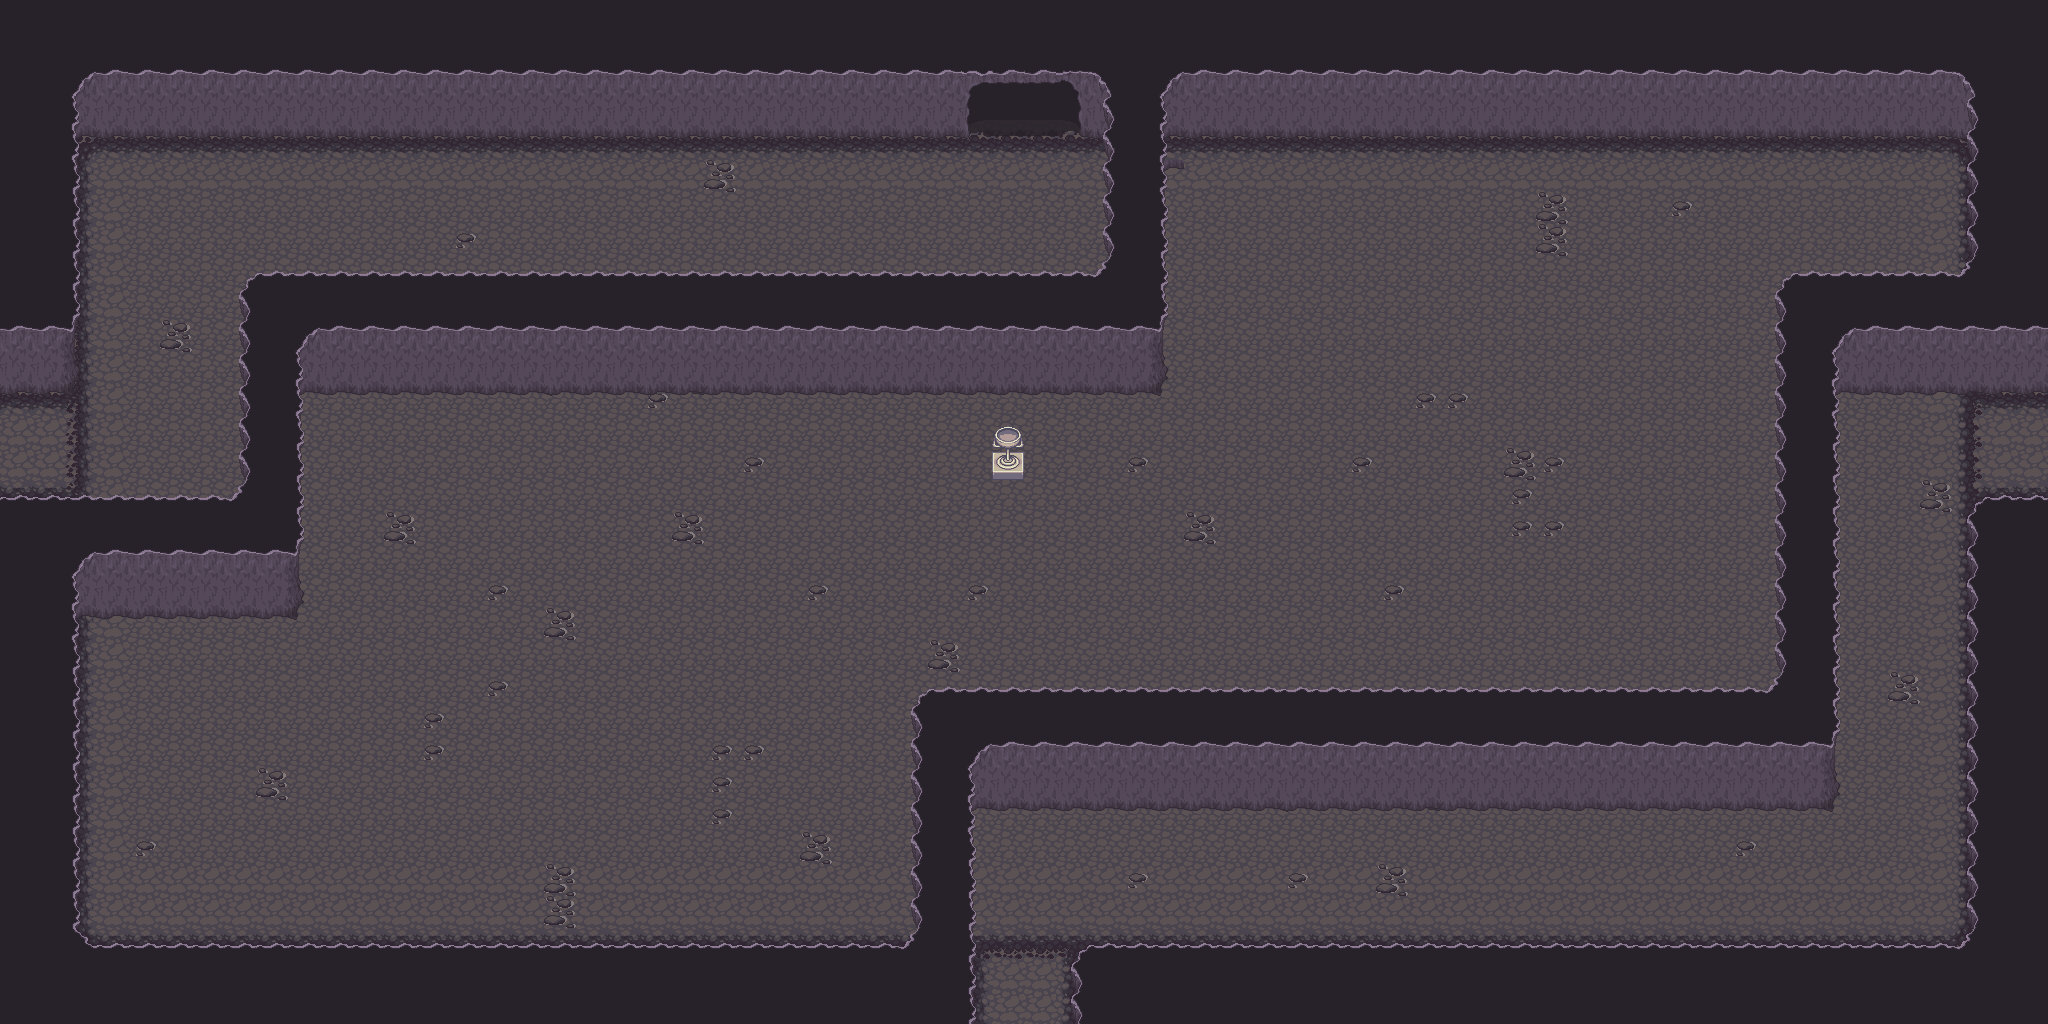

This is a level from a 2D game, rendered from its Tiled map with the project's own tilesets. A one-line summary and the map file follow, with tile-layer data summarised:
An orthogonal 64x32 tile map with 32x32 px tiles, 7 tile layers (Ground, Ground +1, Ground +2, Ground +3, ...), 6 hidden layers not drawn, 8 tilesets.

<map version="1.0" orientation="orthogonal" renderorder="right-down" width="64" height="32" tilewidth="32" tileheight="32" nextobjectid="1">
 <tileset firstgid="1" name="Artis_dock" tilewidth="32" tileheight="32" tilecount="128" columns="16">
  <image source="../Ressources/Artis_dock.png" width="512" height="256" />
 </tileset>
 <tileset firstgid="129" name="base_out_atlas" tilewidth="32" tileheight="32" tilecount="1024" columns="32">
  <image source="../Ressources/base_out_atlas.png" width="1024" height="1024" />
 </tileset>
 <tileset firstgid="1153" name="build_atlas" tilewidth="32" tileheight="32" tilecount="1024" columns="32">
  <image source="../Ressources/build_atlas.png" width="1024" height="1024" />
 </tileset>
 <tileset firstgid="2177" name="caves" tilewidth="32" tileheight="32" tilecount="66" columns="11">
  <image source="../Ressources/caves.png" width="352" height="192" />
 </tileset>
 <tileset firstgid="2243" name="forest_tiles" tilewidth="32" tileheight="32" tilecount="256" columns="16">
  <image source="../Ressources/forest_tiles.png" width="512" height="512" />
 </tileset>
 <tileset firstgid="2499" name="obj_misk_atlas" tilewidth="32" tileheight="32" tilecount="1024" columns="32">
  <image source="../Ressources/obj_misk_atlas.png" width="1024" height="1024" />
 </tileset>
 <tileset firstgid="3523" name="terrain_atlas" tilewidth="32" tileheight="32" tilecount="1024" columns="32">
  <image source="../Ressources/terrain_atlas.png" width="1024" height="1024" />
 </tileset>
 <tileset firstgid="4547" name="tileset_stone_v4_p1" tilewidth="32" tileheight="32" tilecount="70" columns="5">
  <image source="../Ressources/tileset_stone_v4_p1.png" width="166" height="463" />
 </tileset>
 <layer name="Ground" width="64" height="32">
  <data>[2048 cells, 2048 non-empty, 2 distinct tile ids]</data>
 </layer>
 <layer name="Ground +1" width="64" height="32">
  <data>[2048 cells, 178 non-empty, 12 distinct tile ids]</data>
 </layer>
 <layer name="Ground +2" width="64" height="32">
  <data>[2048 cells, 28 non-empty, 14 distinct tile ids]</data>
 </layer>
 <layer name="Ground +3" width="64" height="32">
  <data>[2048 cells, 1065 non-empty, 34 distinct tile ids]</data>
 </layer>
 <layer name="Collide" width="64" height="32" visible="0">
  <data>[2048 cells, 1002 non-empty, 1 distinct tile ids]</data>
 </layer>
 <layer name="TopDoorBlock" width="64" height="32" visible="0">
  <data>[2048 cells, 18 non-empty, 3 distinct tile ids]</data>
 </layer>
 <layer name="BottomDoorBlock" width="64" height="32" visible="0">
  <data>[2048 cells, 17 non-empty, 3 distinct tile ids]</data>
 </layer>
 <layer name="LeftDoorBlock" width="64" height="32" visible="0">
  <data>[2048 cells, 23 non-empty, 3 distinct tile ids]</data>
 </layer>
 <layer name="RightDoorBlock" width="64" height="32" visible="0">
  <data>[2048 cells, 24 non-empty, 3 distinct tile ids]</data>
 </layer>
 <layer name="SecretDoor" width="64" height="32">
  <data>[2048 cells, 50 non-empty, 5 distinct tile ids]</data>
 </layer>
 <layer name="SecretCollide" width="64" height="32" visible="0">
  <data>[2048 cells, 50 non-empty, 1 distinct tile ids]</data>
 </layer>
 <layer name="UpOne" width="64" height="32">
  <data>[2048 cells, 0 non-empty, 0 distinct tile ids]</data>
 </layer>
 <layer name="UpTwo" width="64" height="32">
  <data>[2048 cells, 0 non-empty, 0 distinct tile ids]</data>
 </layer>
</map>
